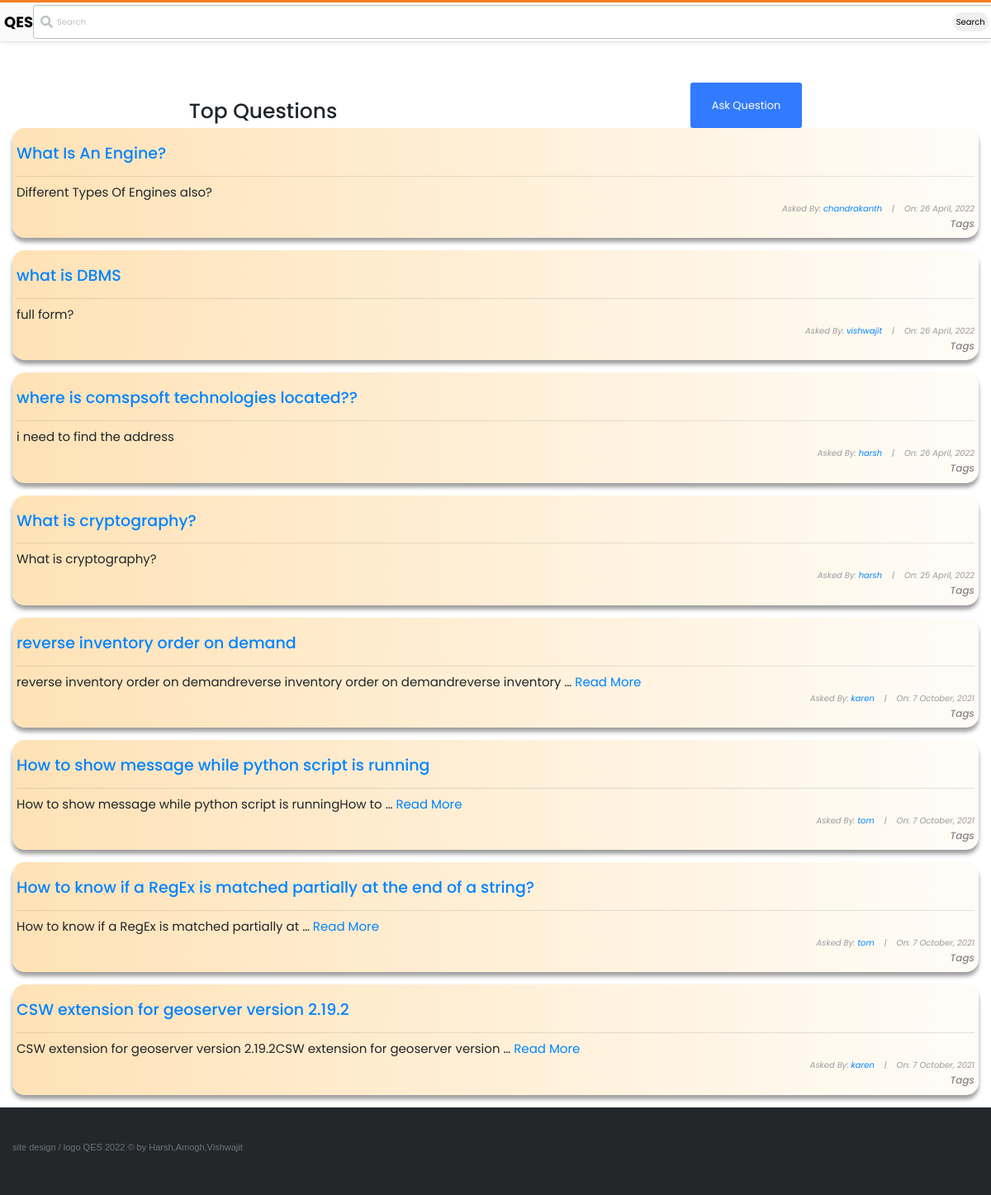
Screenshot of /questions/ with the database file from the repository.
### stackbase/models.py (models this page shows, shortened)
class Question(models.Model):
    user = models.ForeignKey(User, on_delete=models.CASCADE)
    title = models.CharField(max_length=10000)
    content = RichTextField()
    likes = models.ManyToManyField(User, related_name='question_post')
    date_created = models.DateTimeField(default=timezone.now)

### stackbase/views.py (the view)
# urls.py: path('questions/', views.QuestionListView.as_view(), name="question-lists"),
class QuestionListView(ListView):
    model = Question
    context_object_name = 'questions'
    ordering = ['-date_created']
    def get_context_data(self, **kwargs):
        context = super().get_context_data(**kwargs)
        search_input = self.request.GET.get('search-area') or ""
        if search_input:
            context['questions'] = context['questions'].filter(title__icontains = search_input)
            context['search_input'] = search_input
        return context

### stackbase/templates/stackbase/question_list.html (shortened to what this page needs)
{% extends 'base.html' %}
{% block content %}
<!DOCTYPE html>
<html lang="en">
<head>
</head>
<body>
    <div class="container">
        <div id="sub-nav">
            <h1 id="fh1">Top Questions</h1>
            {% if user.is_authenticated %}
            <button class="btn" id="logout-btn"><a id="fa" href="{% url 'stackbase:question-create'%}" style="color: white; text-decoration: none;">Ask Question</a></button>
            {% else %}
            <button class="btn" id="logout-btn"><a id="fa" href="{% url 'login' %}" style="color: white; text-decoration: none;">Ask Question</a></button>
            {% endif %}
        </div>
        <div class="list-question">
            <div class="questions">
                {% for question in questions %}
                <div class="container" style="background: linear-gradient(to right, rgb(255, 226, 182), rgba(255, 166, 0, 0.027)); padding: 5px; box-shadow: rgba(0, 0, 0, 0.383) 0px 5px 5px 0px; border-radius: 15px;" >
                    <div id="title-sec" style="display: flex; align-items: center;">
                        <h3 id="fh3"><a href="{% url 'stackbase:question-detail' question.id%}">{{ question.title }}</a></h3>
                    </div>
                    <hr>
                    {% if question.content|wordcount <= 10 %}
                    <h6 id="fh6" style="text-align: left;">{{ question.content}}</h6>
                    {% else %}
                    <h6 id="fh6" style="text-align: left;">{{ question.content|truncatewords:10}} <a href="{% url 'stackbase:question-detail' question.id%}">Read More</a></h6>
                    {% endif %}
                    <h6 id="fh6" style="font-size: 10px; font-style: italic; color: rgb(155, 155, 155);">Asked By: <a href="{% url 'profile' %}">{{ question.user }}</a>&nbsp;&nbsp;&nbsp; |&nbsp;&nbsp;&nbsp; On: {{question.date_created|date:"j F, Y"}}</h6>
                    <h5 style="text-align: right; font-size: 12px; font-style: italic;">Tags</h5>
                </div> <br>
                {% endfor %}
            </div>
        </div>
    </div>
</body>
</html>
{% endblock content %}

### templates/base.html (shortened to what this page needs)
{% load static %}
<!doctype html>
<html lang="en">
<head>
    <link rel="stylesheet" href="https://cdnjs.cloudflare.com/ajax/libs/font-awesome/5.14.0/css/all.min.css" />
    <link rel="stylesheet" href="https://maxcdn.bootstrapcdn.com/bootstrap/4.0.0/css/bootstrap.min.css">
    <link rel="stylesheet" href="{% static 'main.css' %}">
</head>
<body>
<header>
<div class="nav-container">
    <nav>
        <div class="nav-brand">
                <a href="{% url 'stackbase:home' %}" style="text-decoration: none; color: black;"><div class="nav-icon-text"><span class="nav-bold-text">QES</span></a>
                </div>
        </div>
        <div class="nav-search">
            <div class="search-container">
                <i class="fas fa-search"></i>
                <form action="" method="GET">
                    <input type="text" id="" name="search-area" placeholder="Search" >
                    <button type="submit" style="margin-left: 880px; border-radius: 25px; border: none; padding: 4px;">Search</button>
                </form>
            </div>
        </div>
</header>
{% block content %}
{% endblock content %}
<footer class="footer">
<div class="container">
    <div class="footer-content">
        <div class="footer-another-links">
            <div class="copyright">
                <p>site design / logo QES 2022 &copy by Harsh,Amogh,Vishwajit </p>
            </div>
        </div>
    </div>
</div>
</footer>
</body>
</html>

### stackbase/templates/stackbase/question_list.html (style rules this page uses)
body { margin-top: 100px; font-family: 'Poppins', sans-serif; }
#fh1 { margin-top: 20px; }
#sub-nav { display: flex; justify-content: space-around; }
#logout-btn { background-color: rgb(50, 122, 255); }
#fh3 { text-align: left; font-size: 19px; padding-top: 15px; }
#fh6 { text-align: right; font-size: 15px; font-weight: normal; }
a { color: rgb(0, 132, 255); }
h5 { color: rgb(133, 133, 133); }

### rows the page displays
Question: title "What Is An Engine?", content "Different Types Of Engines also?", user "chandrakanth", date_created "26 April, 2022"
Question: title "what is DBMS", content "full form?", user "vishwajit", date_created "26 April, 2022"
Question: title "where is comspsoft technologies located??", content "i need to find the address", user "harsh", date_created "26 April, 2022"
Question: title "What is cryptography?", content "What is cryptography?", user "harsh", date_created "25 April, 2022"
Question: title "reverse inventory order on demand", content "reverse inventory order on demandreverse inventory order on demandreverse inventory …", user "karen", date_created "7 October, 2021"
Question: title "How to show message while python script is running", content "How to show message while python script is runningHow to …", user "tom", date_created "7 October, 2021"
Question: title "How to know if a RegEx is matched partially at the end of a string?", content "How to know if a RegEx is matched partially at …", user "tom", date_created "7 October, 2021"
Question: title "CSW extension for geoserver version 2.19.2", content "CSW extension for geoserver version 2.19.2CSW extension for geoserver version …", user "karen", date_created "7 October, 2021"
